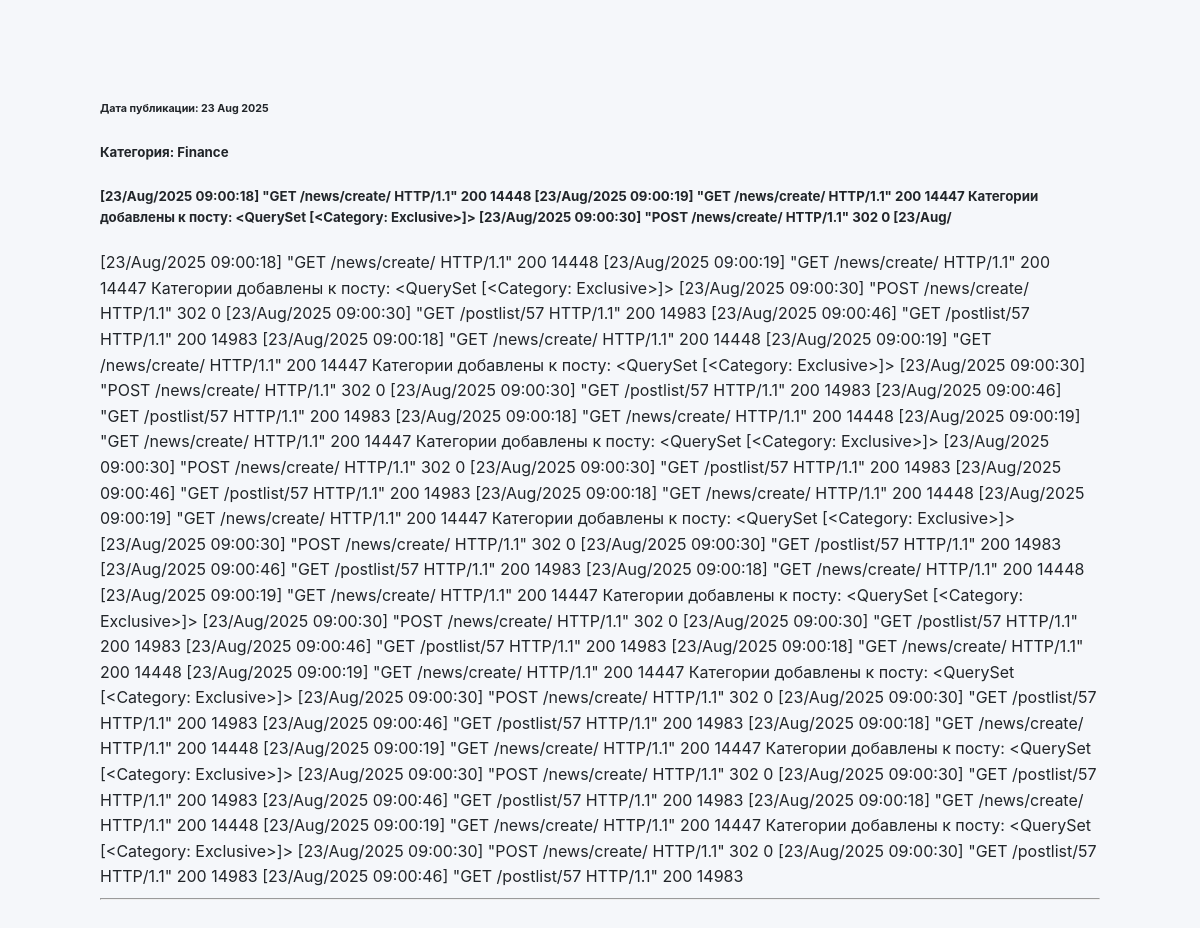
The page /postlist/59 on the database its author committed.
### portal/models.py (models this page shows, shortened)
class Post (models.Model):
    author = models.ForeignKey(Author, on_delete=models.CASCADE)
    type = models.CharField(choices=POST_TYPE)
    time_in = models.DateTimeField(auto_now_add=True)
    categoryes = models.ManyToManyField(Category, through='PostCategory')
    title = models.CharField(max_length=255)
    text = models.TextField()
    rating = models.IntegerField(default=0)

class Category (models.Model):
    name = models.CharField(max_length=100, unique=True)
    subscribers = models.ManyToManyField(User, null=True, blank=True)

### portal/views.py (the view)
# urls.py: path('postlist/<int:pk>', PostDetail.as_view(), name='post_detail'),
class PostDetail(DetailView):
    model = Post
    template_name = 'postdetail.html'
    context_object_name = 'postdetail'

### portal/templatetags/custom_filters.py (called while the page is built)
@register.filter()
def censor(value):
    if not isinstance(value, str):
        raise TypeError('Ожидается строка.')
    else:
        words = value.split()
        censored_words = []
        for word in words:
            if word in CENSOR_LIST:
                censored_word = f'{word[0]}***'
                censored_words.append(censored_word)
            else:
                censored_words.append(word)
    return ' '.join(censored_words)

### templates/postdetail.html (shortened to what this page needs)
{% extends 'flatpages/default.html' %}
{% block content %}
<div>
    <h6>Дата публикации: {{ postdetail.time_in | date:'d M Y' }}</h6>
    <h5>Категория:
    {% for category in postdetail.categoryes.all %}
        {{ category.name }}
    {% endfor %}
    </h5>
    <h5>{{ postdetail.title | censor }}</h5>
    <str>{{ postdetail.text | censor}}</str>
</div>
<hr>
{% endblock %}

### static/css/styles.css (style rules this page uses)
:root { --primary: #4361ee; --secondary: #3f37c9; --accent: #f72585; --light: #f8f9fa; --dark: #212529; --gray: #6c757d; --success: #4cc9f0; --card-bg: #ffffff; --shadow: 0 4px 20px rgba(0, 0, 0, 0.1); --transition: all 0.3s cubic-bezier(0.25, 0.8, 0.25, 1); }
body { font-family: 'Inter', -apple-system, BlinkMacSystemFont, sans-serif; line-height: 1.6; color: var(--dark); background-color: #f5f7fa; margin: 100px; padding: 0; }

### rows shown on the page
Post: time_in "23 Aug 2025", title|censor "[23/Aug/2025 09:00:18] \"GET /news/create/ HTTP/1.1\" 200 14448 [23/Aug/2025 09:00:19] \"GET /news/create/ HTTP/1.1\" 200 14447 Категории добавлены к посту: <QuerySet [<Category: Exclusive>]> [23/Aug/2025 09:00:30] \"POST /news/create/ HTTP/1.1\" 302 0 [23/Aug/", text|censor "[23/Aug/2025 09:00:18] \"GET /news/create/ HTTP/1.1\" 200 14448 [23/Aug/2025 09:00:19] \"GET /news/create/ HTTP/1.1\" 200 14447 Категории добавлены к посту: <QuerySet [<Category: Exclusive>]> [23/Aug/2025 09:00:30] \"POST /news/create/ HTTP/1.1\" 302 0 [23/Aug/2025 09:00:30] \"GET /postlist/57 HTTP/1.1\" 200 14983 [23/Aug/2025 09:00:46] \"GET /postlist/57 HTTP/1.1\" 200 14983 [23/Aug/2025 09:00:18] \"GET /news/create/ HTTP/1.1\" 200 14448 [23/Aug/2025 09:00:19] \"GET /news/create/ HTTP/1.1\" 200 14447 Категории добавлены к посту: <QuerySet [<Category: Exclusive>]> [23/Aug/2025 09:00:30] \"POST /news/create/ HTTP/1.1\" 302 0 [23/Aug/2025 09:00:30] \"GET /postlist/57 HTTP/1.1\" 200 14983 [23/Aug/2025 09:00:46]…"
Category: name "Finance"
